Frame 1 (no input): blank canvas, image omitted
Frame 60 (the mouse pressed at the canvas centre just before this capture): blank canvas, image omitted
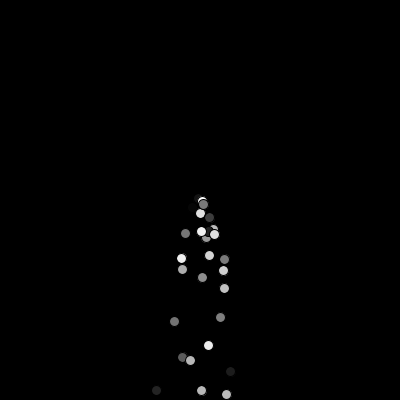
Frame 120 (the mouse held since frame 60 and released just before this capture)

The Processing sketch whose frames 1 and 60 were blank and that drew this single picture after the mouse press (run headless with seeded random() and noise(); from frame 60 on, the mouse is pressed at the canvas centre):

// Processing sketch: version_control_launch_sketch
// ── version_control_launch_sketch.pde
ArrayList<Particle> particles;

void setup(){
 size(400,400);
 particles = new ArrayList<Particle>();
}

void draw(){
  background(0);
  for (int i = particles.size()-1; i>=0; i--){
    particles.get(i).update();
    particles.get(i).display();
    
    if (particles.get(i).position.y>height+10) {
      particles. remove(i);
    }
  }
  if(mousePressed == true) {
    particles.add(new Particle(mouseX, mouseY));
  }
}

// ── particle.pde
class Particle {
  
  PVector position;
  PVector velocity;
  PVector acceleration;
  
  Particle(float x, float y){
    position = new PVector(x, y);
    velocity = new PVector(random(-2, 2), random(-2, 2));
    acceleration = new PVector(0, 0.5);
  }
  
  void update(){
    velocity.add(acceleration);
    position.add(velocity);
  }
  
  void display(){
    fill(random(255));
    ellipse(position.x, position.y, 10, 10);
  }
}
